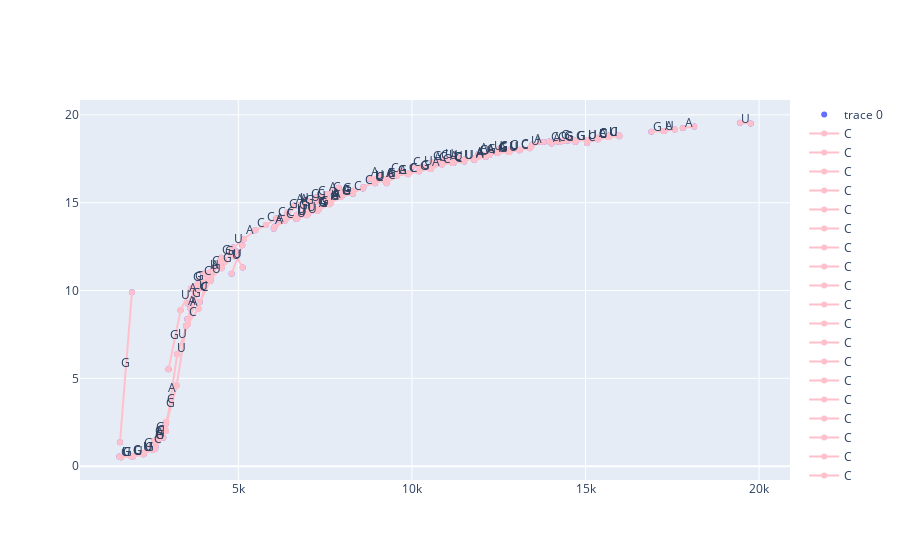

Here is the notebook cell this chart was saved with:
### Code cell
bcr = base_calling_random(dfm_r, base_only=True)
plotly_basecalling(*bcr)
